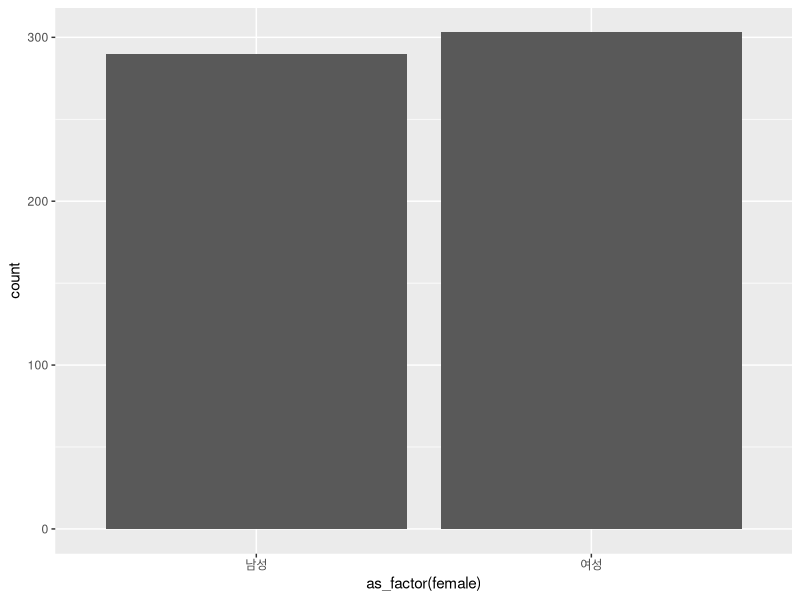
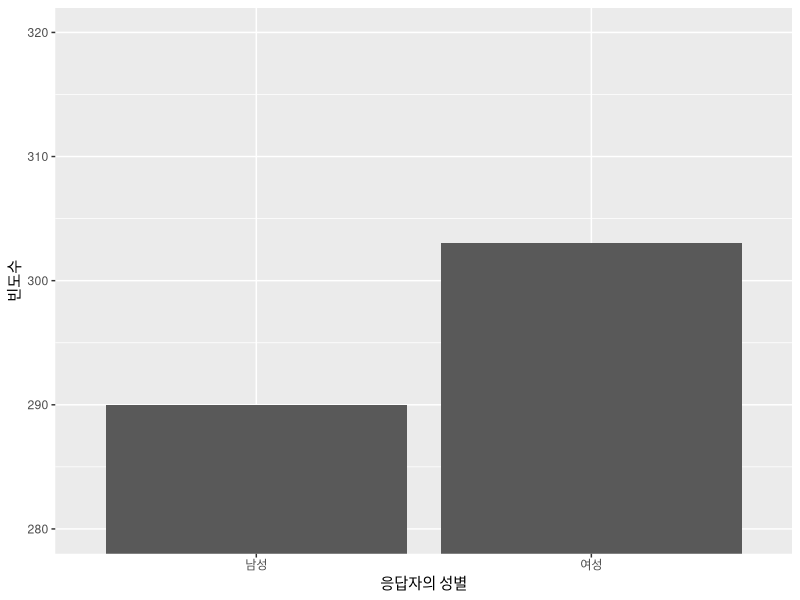
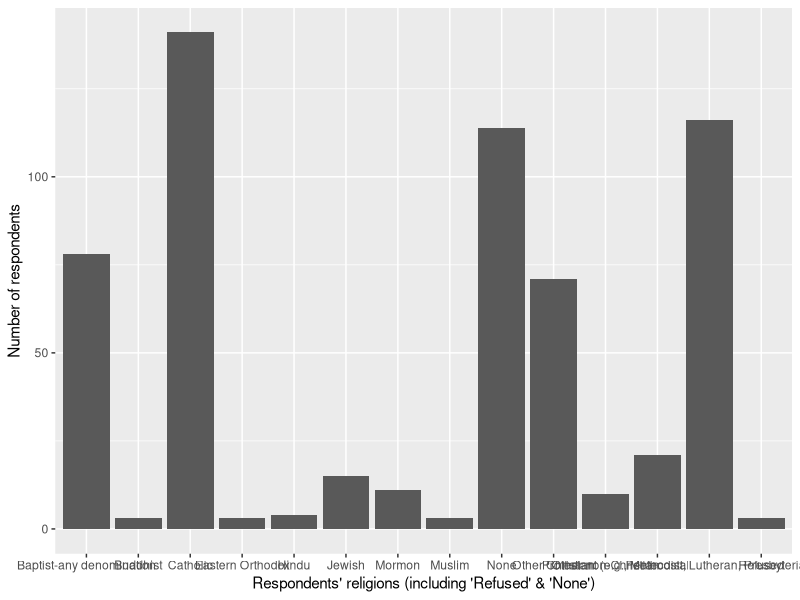
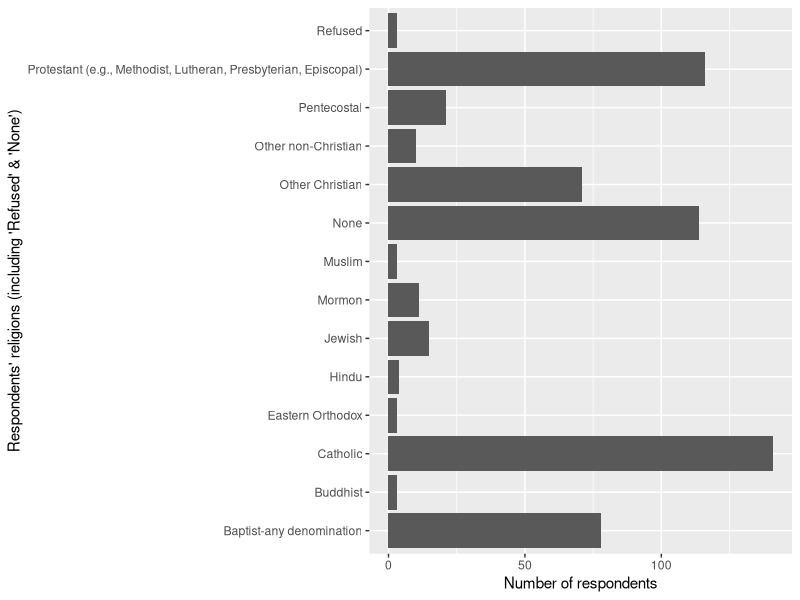
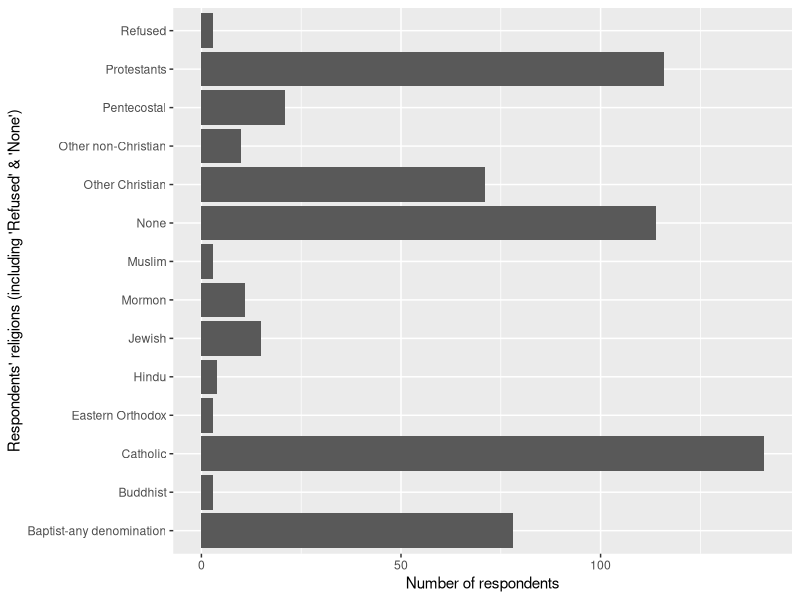
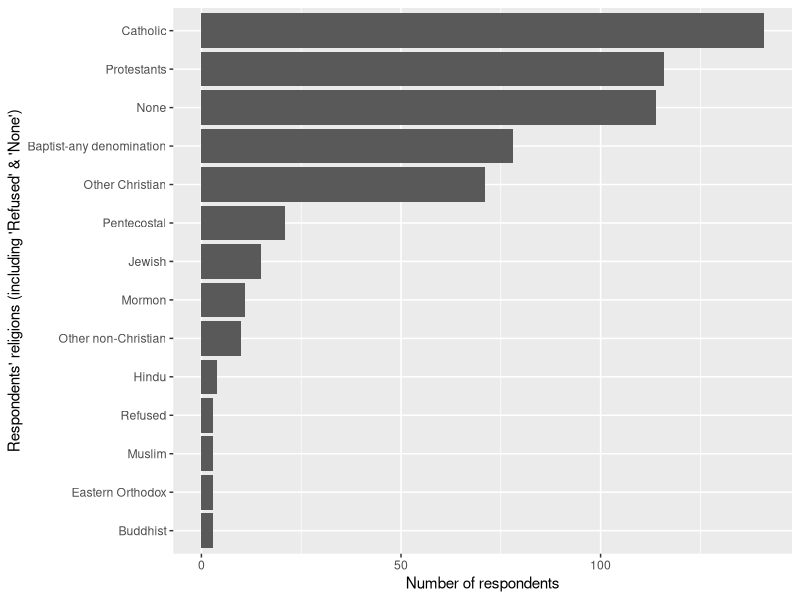
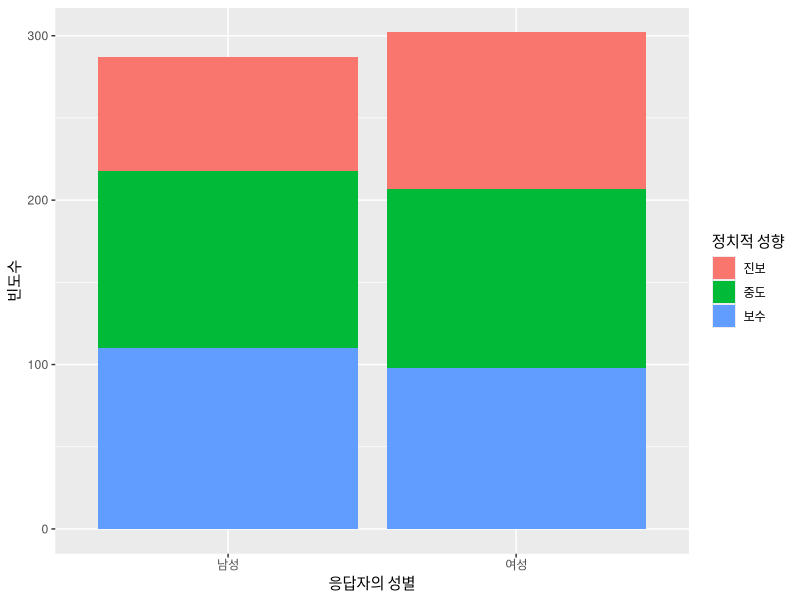
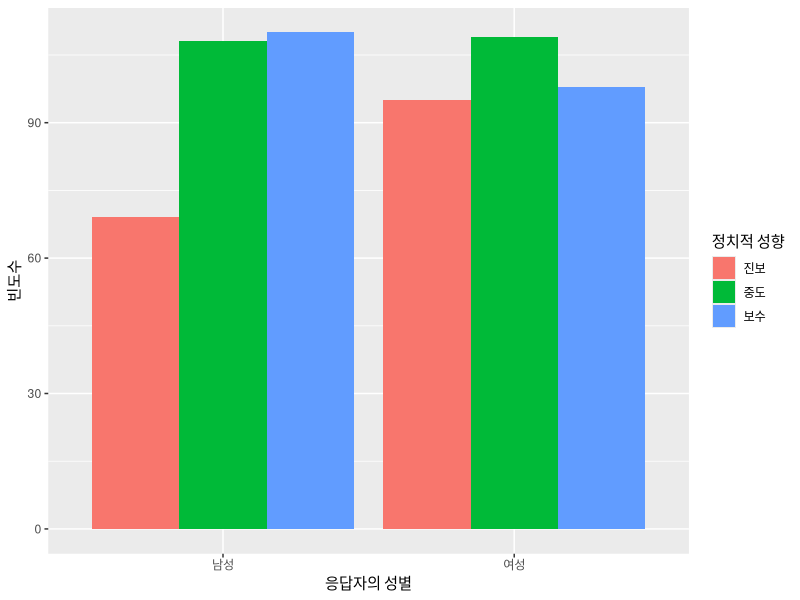

These figures' R source, in order:
##############################################################################
## 기술통계분석 및 분석결과 시각화
# 대상변수가 명목변수인 경우
library('tidyverse')
library('readxl')
library('haven')
library('magrittr')
setwd("D:/TidyData/data")

# 데이터 불러오기 
data_131 = read_spss("data_TESS3_131.sav")
# 음수로 입력된 변수값은 결측값
mydata = data_131 %>% 
  mutate_if(
    is.double,
    funs(ifelse(. < 0,NA,.))
  )

# 간단한 명목변수 분석: 성별 응답자 빈도
mydata %>% 
  count(PPGENDER)
# 변수에 라벨을 붙이면 시각화에 좋다. 
mydata = mydata %>% 
  mutate(
    female=labelled(PPGENDER,c(남성=1,여성=2))
  )
mydata %>% 
  count(as_factor(female))

# 시각화: 아랫줄은 "mydata %>% ggplot(aes(x=as_factor(female)))+"로 표현해도 동일
ggplot(mydata,aes(x=as_factor(female)))+
  geom_bar()
# 그래프를 보다 보기 좋게
mydata %>% ggplot(aes(x=as_factor(female)))+
  geom_bar()+
  labs(x="응답자의 성별",y="빈도수")+ #추가작업1
  coord_cartesian(ylim=c(280,320)) #추가작업2

# 명목변수의 수준이 많은 경우 빈도분석
mydata = mydata %>% 
  mutate(
    religion=as.character(as_factor(data_131$REL1)) #
  )
mydata %>% count(religion)
# 시각화: 복잡한 경우 빈도표를 저장하면 편리합니다
myresult = mydata %>% count(religion) 
ggplot(myresult,aes(x=religion,y=n))+
  geom_bar(stat="identity")+
  labs(x="Respondents' religions (including 'Refused' & 'None')",
       y="Number of respondents")
# 일단 그래프를 뒤집어 보죠
ggplot(myresult,aes(x=religion,y=n))+
  geom_bar(stat="identity")+
  labs(x="Respondents' religions (including 'Refused' & 'None')",
       y="Number of respondents")+
  coord_flip()
# 그래도 이상하니, Protestant~ 이름 다음의 괄호표현은 삭제하겠습니다. 
myresult = myresult %>% 
  mutate(
    religion=ifelse(str_detect(religion,"Protestant"),"Protestants",religion)
  ) 
ggplot(myresult,aes(x=religion,y=n))+
  geom_bar(stat="identity")+
  labs(x="Respondents' religions (including 'Refused' & 'None')",
       y="Number of respondents")+
  coord_flip()
# 라벨은 정리가 되었지만 명목변수 수준을 빈도수에 따라 정렬하면 더 좋을 듯 합니다. 
myresult = myresult %>% 
  mutate(
    religion=fct_reorder(religion,n,"mean")
  ) 
ggplot(myresult,aes(x=religion,y=n))+
  geom_bar(stat="identity")+
  labs(x="Respondents' religions (including 'Refused' & 'None')",
       y="Number of respondents")+
  coord_flip()

# 정치적 성향(IDEO)변수를 3집단으로 리코딩 
mydata = mydata %>% 
  mutate(
    libcon3=as.double(cut(IDEO,c(0,3,4,Inf),1:3)),
    libcon3=labelled(libcon3,c(진보=1,중도=2,보수=3))
  )
# libcon3과 female 변수의 교차표 
mydata %>% 
  count(as_factor(female),as_factor(libcon3))
# 만약 NA를 제외하고 성별X정치성향 형식의 교차표를 그린다면
myresult = mydata %>% 
  count(as_factor(female),as_factor(libcon3)) %>% 
  drop_na()
myresult %>% 
  spread(key=`as_factor(libcon3)`,value=n)
myresult
# 막대그래프로 시각화를 해보자. 
ggplot(myresult,aes(x=`as_factor(female)`,y=n,
                    fill=`as_factor(libcon3)`))+
  geom_bar(stat="identity")+
  labs(x="응답자의 성별",y="빈도수",fill="정치적 성향")

# 정치적 성향별 응답자를 쌓아두는 방식이 아니라 병렬시키는 방식
# 보다 보기 좋은 방식으로 시각화
ggplot(myresult,aes(x=`as_factor(female)`,y=n,
                    fill=`as_factor(libcon3)`))+
  geom_bar(stat="identity",position="dodge")+
  labs(x="응답자의 성별",y="빈도수",fill="정치적 성향")

# 정치적 성향을 X축에, 성별을 범례로
ggplot(myresult,aes(x=`as_factor(libcon3)`,y=n,
                    fill=`as_factor(female)`))+
  geom_bar(stat="identity",position="dodge")+
  labs(x="정치적 성향",y="빈도수",fill="응답자의 성별")

# 정치적 성향별 남녀 퍼센트 계산
myresult %>% 
  spread(key=`as_factor(libcon3)`,value=n) %>% 
  mutate_if(
    is.integer,
    funs(100*(./sum(.)))
  )

# 만약 성별 내부의 정치적 성향 응답자 비율을 표시하고자 한다면?
ggplot(myresult,aes(x=`as_factor(libcon3)`,y=n,
                    fill=`as_factor(female)`))+
  geom_bar(stat="identity",position="fill")+
  labs(x="정치적 성향",y="응답자 비율",fill="응답자의 성별")
# 그래프에 대한 추가작업
ggplot(myresult,aes(x=`as_factor(libcon3)`,y=n,
                    fill=`as_factor(female)`))+
  geom_bar(stat="identity",position="fill")+
  labs(x="정치적 성향",y="응답자 퍼센트",fill="응답자의 성별")+ 
  scale_y_continuous(breaks=0.2*(0:5),
                     labels=str_c(20*(0:5),"%",sep=""))+ #추가작업1
  theme(legend.position="top")  #추가작업2

# 명목변수가 3개인 경우도 어렵지 않게 알 수 있습니다(그러나 해석은 까다로울 수도). 
mydata = mydata %>% 
  mutate(
    white=ifelse(PPETHM==1,1,0),
    white=labelled(white,c(다수인종=1,소수인종들=0))
  )
myresult = mydata %>% 
  count(as_factor(white),as_factor(female),as_factor(libcon3))
myresult
# 결측값 제거 후 넓은 형태 데이터 교차표로 정리
myresult %>% 
  drop_na() %>% 
  spread(key=`as_factor(libcon3)`,value=n)
# 인종변수 수준에 따라 정치적 성향집단별 남녀 응답자 퍼센트 
myresult %>% 
  drop_na() %>% 
  group_by(`as_factor(white)`) %>% 
  spread(key=`as_factor(libcon3)`,value=n) %>% 
  mutate_if(
    is.integer,
    funs(100*(./sum(.)))
  )
  
# 패시팅을 이용한 데이터 시각화 
myresult %>% drop_na() %>% 
ggplot(aes(x=`as_factor(female)`,y=n,fill=`as_factor(libcon3)`))+
  geom_bar(stat='identity',position="fill")+
  labs(x="응답자의 성별",y="응답자 퍼센트",fill="정치적 성향")+
  scale_y_continuous(breaks=0.2*(0:5),
                     labels=str_c(20*(0:5),"%",sep=""))+
  theme(legend.position="top")+
  facet_grid(.~`as_factor(white)`)

# 패시팅을 하면 4개 이상의 명목변수들도 고려할 수 있겠지만, 
# 분석결과 해석이 복잡하기 때문에 개인적으로 권하지는 않습니다.
mydata = mydata %>% 
  mutate(
    gen2=as.double(cut(PPAGE,c(0,50,99),1:2)),
    gen2=labelled(gen2,
                  c(`저연령(50세 이하)`=1,`고연령(51세 이상`=2))
  )
myresult = mydata %>% 
  count(as_factor(gen2),as_factor(white),
        as_factor(female),as_factor(libcon3))
myresult %>% drop_na() %>% 
  ggplot(aes(x=`as_factor(female)`,y=n,fill=`as_factor(libcon3)`))+
  geom_bar(stat='identity',position="fill")+
  labs(x="응답자의 성별",y="응답자 퍼센트",fill="정치적 성향")+
  scale_y_continuous(breaks=0.2*(0:5),
                     labels=str_c(20*(0:5),"%",sep=""))+
  theme(legend.position="top")+
  facet_grid(`as_factor(gen2)`~`as_factor(white)`)
ggsave("freq_gender_ideo_race_generation.jpeg",
       width=16,height=16,units="cm")

# summarize_*()/summarise_*() 함수
# 데이터 불러오기 및 사전처리 작업
data_131 = read_spss("data_TESS3_131.sav")
mydata = data_131 %>% 
  mutate_if(
    is.double,
    funs(ifelse(. < 0,NA,.))
  )

# 한 개의 등간변수에 대한 기술통계치 구하기 
mydata %>% 
  summarize(mean(Q14,na.rm=T))
mydata %>% 
  summarize(mean_Q14=mean(Q14,na.rm=T))

# 막대그래프로 시각화
mydata %>% 
  summarize(mean_Q14=mean(Q14,na.rm=T)) %>% 
ggplot(aes(x="",y=mean_Q14))+
  geom_bar(stat="identity")+
  coord_cartesian(ylim=c(1,5))+ #5점척도이기 때문
  labs(x="Q14",y="Arithmatic mean")

# 등간변수의 분포를 시각화하는 경우: 박스플롯, 히스토그램, 빈도폴리곤
# 박스플롯으로 시각화 
g1=mydata %>% filter(!is.na(Q14)) %>% 
  ggplot(aes(x="",y=Q14))+
  geom_boxplot()+
  ggtitle("Box-Whisker plot")
# 히스토그램으로 시각화 
g2=mydata %>% filter(!is.na(Q14)) %>% 
ggplot(aes(x=Q14))+
  geom_histogram(bins=5)+
  ggtitle("Histogram")
# 빈도 폴리곤
g3=mydata %>% filter(!is.na(Q14)) %>% 
ggplot(aes(x=Q14))+
  geom_freqpoly(bins=5)+
  ggtitle("Frequency polygon")
gridExtra::grid.arrange(g1,g2,g3,nrow=1)

# 연령변수처럼 측정치가 치밀하면 훨씬 더 효과적
g1=mydata %>% 
  ggplot(aes(x="",y=PPAGE))+
  geom_boxplot()+
  coord_cartesian(ylim=c(15,90))+
  labs(x="",y="Age")+
  ggtitle("Box-Whisker plot")
g2=mydata %>% 
  ggplot(aes(x=PPAGE))+
  geom_histogram(bins=30)+
  coord_cartesian(xlim=c(15,90))+
  scale_x_continuous(breaks=c(15,10*(2:9)))+
  labs(x="Age",y="Frequency")+
  ggtitle("Histogram")
g3=mydata %>% 
  ggplot(aes(x=PPAGE))+
  geom_freqpoly(bins=30)+
  coord_cartesian(xlim=c(15,90))+
  scale_x_continuous(breaks=c(15,10*(2:9)))+
  labs(x="Age",y="Frequency")+
  ggtitle("Frequency polygon")
gridExtra::grid.arrange(g1,g2,g3,nrow=1)

# summarize() 함수: 간단사
mydata %>% 
  summarize(mean_Q14=mean(Q14,na.rm=T),
            sd_Q14=sd(Q14,na.rm=T),
            min_Q14=min(Q14,na.rm=T),
            max_Q14=max(Q14,na.rm=T))

# 타이디데이터 접근법의 위력은 대용량의 데이터죠. 
# 여러 변수들(Q14:Q18)의 평균값들을 구해봅시다. 
myresult = mydata %>% 
  summarize_at(
    vars(Q14:Q18),
    funs(mean(.,na.rm=T))
  )
myresult

# 시각화
myresult = myresult %>% 
  gather(key=Qs,value=Ms) 
myresult %>% 
ggplot(aes(x=Qs,y=Ms))+
  geom_bar(stat="identity")+
  coord_cartesian(ylim=c(2.5,5))+
  labs(x="Statements",y="Average (5 = more important)")

# 보다 효과적인 시각화
myresult = myresult %>% 
  mutate(
    mylbls=as.double(as.factor(Qs)),
    mylbls=labelled(mylbls,c(`Freedom of speech`=1,
                         `Right to listen`=2,
                         `Risk of violence`=3,
                         `Freedom to speak/hear`=4,
                         `Safety & security`=5)),
    mylbls=fct_reorder(as_factor(mylbls),Ms,"mean")
    )
  
myresult %>% 
ggplot(aes(x=mylbls,y=Ms))+
  geom_bar(stat="identity")+
  coord_flip(ylim=c(2.5,5))+
  labs(x="Statements",y="Average (5 = more important)")

# 성별에 따라 Q14:Q18의 평균값들은 어떤 차이?
mydata = mydata %>% 
  mutate(
    female=labelled(PPGENDER,c(male=1,female=2)),
    female=as_factor(female)
  ) 
myresult = mydata %>% 
  group_by(female) %>% 
  summarize_at(
    vars(Q14:Q18),
    funs(mean(.,na.rm=T))
  )
myresult

# 시각화 
myresult = myresult %>% 
  gather(key=Qs,value=Ms,-female) %>% 
  mutate(
    mylbls=as.double(as.factor(Qs)),
    mylbls=labelled(mylbls,c(`Freedom of speech`=1,
                             `Right to listen`=2,
                             `Risk of violence`=3,
                             `Freedom to speak/hear`=4,
                             `Safety & security`=5)),
    mylbls=fct_reorder(as_factor(mylbls),Ms,"mean")
  )
myresult %>% 
  ggplot(aes(x=mylbls,y=Ms,fill=female))+
  geom_bar(stat="identity",position="dodge")+
  coord_flip(ylim=c(2.5,5))+
  labs(x="Statements",
       y="Average (5 = more important)",
       fill="Gender")+
  theme(legend.position="top")

# 정치적 성향 집단변수를 추가로 투입
mydata = mydata %>% 
  mutate(
    libcon3=as.double(cut(IDEO,c(0,3,4,Inf),1:3)),
    libcon3=labelled(libcon3,c(liberal=1,moderate=2,conservative=3)),
    libcon3=as_factor(libcon3)
  )
myresult = mydata %>% 
  group_by(libcon3,female) %>% 
  summarize_at(
    vars(Q14:Q18),
    funs(mean(.,na.rm=T))
  )
myresult
# 시각화 
myresult = myresult %>% 
  drop_na() %>% 
  ungroup() %>% 
  gather(key=Qs,value=Ms,-libcon3,-female) %>% 
  mutate(
    mylbls=as.double(as.factor(Qs)),
    mylbls=labelled(mylbls,c(`Freedom of speech`=1,
                             `Right to listen`=2,
                             `Risk of violence`=3,
                             `Freedom to speak/hear`=4,
                             `Safety & security`=5)),
    mylbls=fct_reorder(as_factor(mylbls),Ms,"mean")
  )
myresult %>% 
  ggplot(aes(x=mylbls,y=Ms,fill=libcon3))+
  geom_bar(stat="identity",position="dodge")+
  coord_flip(ylim=c(2.5,5))+
  labs(x="Statements",
       y="Average (5 = more important)",
       fill="Political ideology")+
  facet_wrap(~female,nrow=2)
ggsave("average_Qtype_female_ideo.jpeg",width=16,height=20,unit='cm')


# 개인함수를 이용하여 효율적으로 기술통계분석하기
MySummarize_mean_and_SD=function(myvariable){
  myMEAN=round(mean(myvariable,na.rm=T),2) #1단계
  mySD=round(sd(myvariable,na.rm=T),2) #2단계
  mySD2=str_c(" (",mySD,")",sep="") #3단계
  STAT_I_WANT=str_c(myMEAN,mySD2,sep="") #4단계
  STAT_I_WANT
}
myresult = mydata %>% 
  group_by(libcon3) %>% 
  summarize_at(
    vars(Q14:Q18),
    funs(MySummarize_mean_and_SD)
  )
myresult

# 결과가 좀더 좋게 표현되도록 함수를 수정해 보죠
MySummarize_mean_and_SD=function(myvariable,mydigit){
  str_c(
    format(round(mean(myvariable,na.rm=T),mydigit),nsmall=mydigit),
    "\n(",
    format(round(sd(myvariable,na.rm=T),mydigit),nsmall=mydigit),
    ")",sep=""
  )
}
myresult = mydata %>% 
  group_by(libcon3) %>% 
  summarize_at(
    vars(Q14:Q18),
    funs(MySummarize_mean_and_SD(.,3))
  )
myresult
# 이 결과는 CSV 버전으로 보낸 후 다소의 편집을 거친 후 사용하세요
write_excel_csv(myresult,"temporary_table.csv")

# 신뢰구간(CI) 계산을 위한 개인함수
Confidence_Interval_calculation=function(myvariable,myproportion){
  tmp=summary(lm(myvariable~1))
  my_se=tmp$coef[2] #표준오차: 표준편차를 자유도로 나누어 준 것
  my_df=tmp$df[2]  #자유도
  myP=1-(0.5*(1-myproportion))  #t값 계산을 위한 확률계산 
  my_ci=qt(myP,my_df)*my_se  # ci 계산
  my_ci
}
# 평균
myresult_M = mydata %>% 
  group_by(female) %>% 
  summarize_at(
    vars(Q14:Q18),
    funs(mean(.,na.rm=T))
  ) %>%
  gather(key=Qs,value=mn,-female)
# 신뢰구간
myresult_ci = mydata %>% 
  group_by(female) %>% 
  summarize_at(
    vars(Q14:Q18),
    funs(Confidence_Interval_calculation(.,0.90))
  ) %>%
  gather(key=Qs,value=ci,-female)
# 평균과 신뢰구간 데이터 합침
myresult=full_join(myresult_M,myresult_ci,by=c("female","Qs"))
myresult

# 시각화 
myresult = myresult %>% 
  mutate(
    mylbls=as.double(as.factor(Qs)),
    mylbls=labelled(mylbls,c(`Freedom of speech`=1,
                             `Right to listen`=2,
                             `Risk of violence`=3,
                             `Freedom to speak/hear`=4,
                             `Safety & security`=5)),
    mylbls=fct_reorder(as_factor(mylbls),mn,"mean")
  )
# 평균을 점으로, 90% CI를 덧붙임
myresult %>% 
ggplot(aes(x=mylbls,y=mn,color=female))+
  geom_point(position=position_dodge(width=0.5))+
  geom_errorbar(aes(ymin=mn-ci,ymax=mn+ci),
                width=0.3,position=position_dodge(width=0.5))+
  labs(x="Statements",y="Average (5 = more important)",
       color="Gender")+
  coord_flip()+
  theme(legend.position="top")
# 평균을 막대로, 90% CI를 덧붙임
myresult %>% 
ggplot(aes(x=mylbls,y=mn,fill=female))+
  geom_bar(stat="identity",position=position_dodge(width=1))+
  geom_errorbar(aes(ymin=mn-ci,ymax=mn+ci),
                width=0.3,position=position_dodge(width=1))+
  labs(x="Statements",y="Average (5 = more important)",
       fill="Gender")+
  coord_flip(ylim=c(2.8,4.8))+
  theme(legend.position="top")

# 박스플롯
seoul_educ = read_xls("data_student_class.xls",skip=2)
# 데이터 정리
mydata = seoul_educ %>% 
  filter(지역!="합계") %>% 
  select(기간,지역,starts_with("학급당"))
names(mydata)=c("year","district",str_c("stdt_per_clss",1:4,sep="_"))
mydata

# 긴형태 데이터로 정리
mydata = mydata %>% 
  gather(key=type,value=stdn_per_clss,-year,-district) %>% 
  mutate(
    type=as.double(as.factor(type)),
    type=labelled(type,
                  c(유치원=1,초등학교=2,중학교=3,고등학교=4)),
    type=as_factor(type)
  )
mydata

# 일단 유치원만을 대상으로 살펴보자.     
mydata %>% filter(type=='유치원') %>% 
ggplot(aes(x=year,y=stdn_per_clss))+
  geom_boxplot()+
  labs(x="년도",y="유치원: 학급당 원아수")
# 유치원, 초/중/고교까지 다 살펴보자
mydata %>% 
  ggplot(aes(x=year,y=stdn_per_clss,fill=type))+
  geom_boxplot(position=position_dodge(width=1.2))+
  labs(x="년도",y="학급당 원아수/학생수",fill="교육기관")+
  theme(legend.position="top")
# 유치원, 초/중/고교까지 다 살펴보자(패시팅 이용)
mydata %>% 
  ggplot(aes(x=year,y=stdn_per_clss))+
  geom_boxplot(fill="grey70")+
  labs(x="년도",y="학급당 원아수/학생수")+
  facet_wrap(~type,ncol=1)

